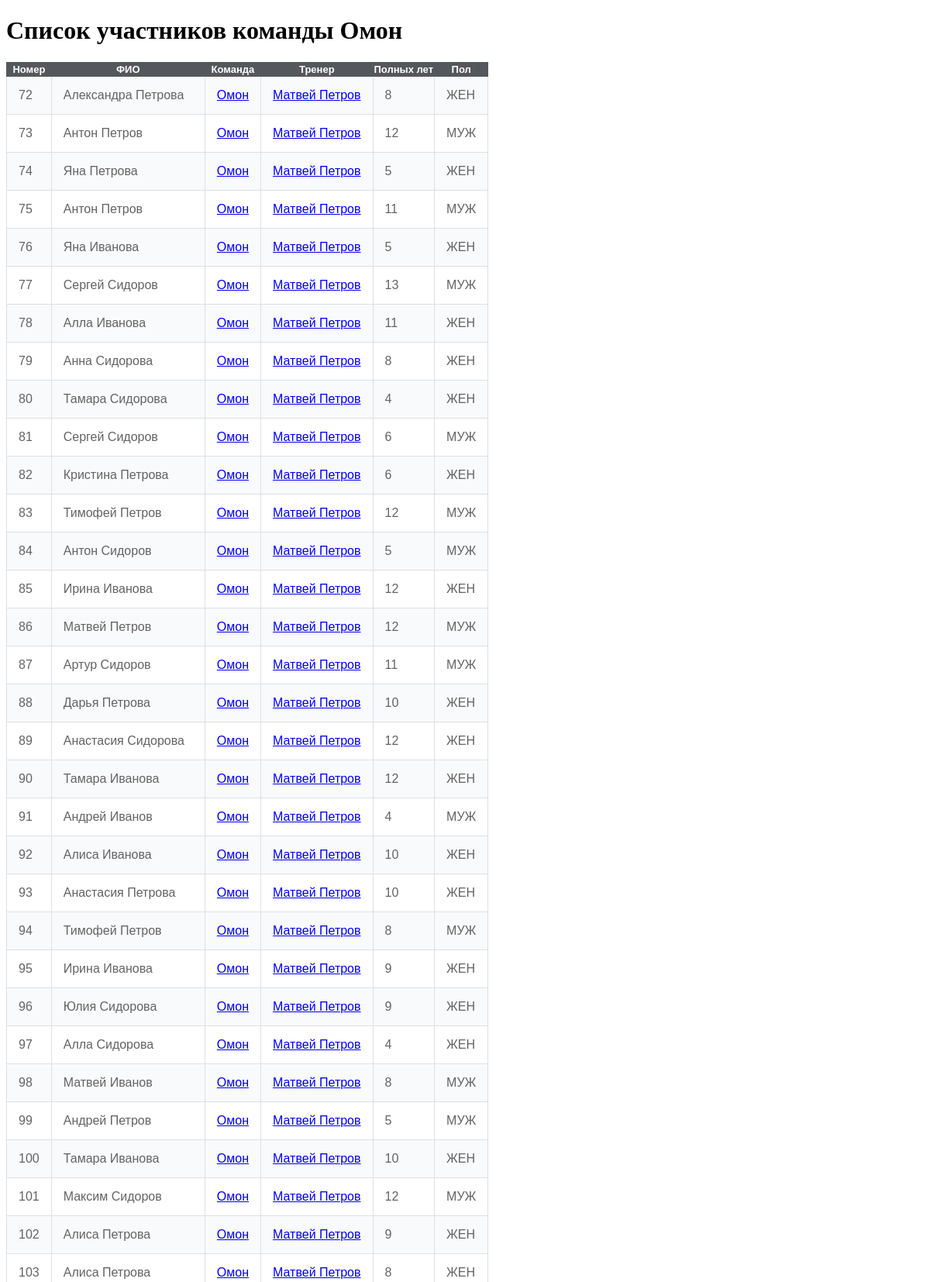
Page /team/2 (upper part) on the committed database.
### main.py (models this page shows)
class User(db.Model):
    id = db.Column(db.Integer, primary_key=True)
    fio = db.Column(db.String(), nullable=False)
    age = db.Column(db.Integer(), nullable=False)
    weight = db.Column(db.Integer(), nullable=False)
    ku = db.Column(db.String(), nullable=False)
    trainer = mapped_column(ForeignKey("trainer.id"))
    gender = db.Column(db.String(), nullable=False)

class Team(db.Model):
    id = db.Column(db.Integer, primary_key=True)
    name = db.Column(db.String(), nullable=False)

class Trainer(db.Model):
    id = db.Column(db.Integer, primary_key=True)
    fio = db.Column(db.String(), nullable=False)
    team = mapped_column(ForeignKey("team.id"))

### main.py (the view)
@app.route('/team/<team_id>')
def user_by_team(team_id):
    session = Session()
    result = session.query(User, Trainer, Team).filter(User.trainer == Trainer.id, Trainer.team == Team.id, Team.id == team_id).all()
    data = []
    for r in result:
        child = r[0].__dict__
        trainer = r[1].__dict__
        team = r[2].__dict__
        data.append({"child": child, "trainer": trainer, "team": team})
    return render_template('childs.html', data=data, suffix=f" команды {team['name']}")

### templates/childs.html (shortened to what this page needs)
<!DOCTYPE html>
<html lang="en">
<head>
</head>
<body>
    <h1>Список участников {{ suffix }}</h1>
<table>
    <tr>
        <th>Номер</th>
        <th>ФИО</th>
        <th>Команда</th>
        <th>Тренер</th>
        <th>Полных лет</th>
        <th>Пол</th>
    </tr>
    {% for elem in data %}
    <tr>
        <td>{{ elem['child']['id'] }}</td>
        <td>{{ elem['child']['fio'] }}</td>
        <td><a href="/team/{{ elem['team']['id'] }}">{{ elem['team']['name'] }}</a></td>
        <td><a href="/trainer/{{ elem['trainer']['id'] }}">{{ elem['trainer']['fio'] }}</a></td>
        <td>{{ elem['child']['age'] }}</td>
        <td>{{ elem['child']['gender'] }}</td>
    </tr>
    {% endfor %}
</table>
</body>
</html>

### templates/childs.html (style rules this page uses)
table { border-collapse: collapse; font-family: Tahoma, Geneva, sans-serif; }
table td { padding: 15px; }
table th { background-color: #54585d; color: #ffffff; font-weight: bold; font-size: 13px; border: 1px solid #54585d; }
table tbody td { color: #636363; border: 1px solid #dddfe1; }
table tbody tr { background-color: #f9fafb; }
table tbody tr:nth-child(odd) { background-color: #ffffff; }

### rows in the picture
User: child.fio "Александра Петрова", child.gender "ЖЕН"
Team: team.name "Омон" "Омон" "Омон" "Омон" "Омон" "Омон" "Омон" "Омон" "Омон" "Омон" "Омон" "Омон" "Омон" "Омон" "Омон" "Омон" "Омон" "Омон" "Омон" "Омон" "Омон" "Омон" "Омон" "Омон" "Омон" "Омон" "Омон" "Омон" "Омон" "Омон" "Омон" "Омон"
Trainer: trainer.fio "Матвей Петров" "Матвей Петров" "Матвей Петров" "Матвей Петров" "Матвей Петров" "Матвей Петров" "Матвей Петров" "Матвей Петров" "Матвей Петров" "Матвей Петров" "Матвей Петров" "Матвей Петров" "Матвей Петров" "Матвей Петров" "Матвей Петров" "Матвей Петров" "Матвей Петров" "Матвей Петров" "Матвей Петров" "Матвей Петров" "Матвей Петров" "Матвей Петров" "Матвей Петров" "Матвей Петров" "Матвей Петров" "Матвей Петров" "Матвей Петров" "Матвей Петров" "Матвей Петров" "Матвей Петров" "Матвей Петров" "Матвей Петров"
User: child.fio "Антон Петров", child.gender "МУЖ"
User: child.fio "Яна Петрова", child.gender "ЖЕН"
User: child.fio "Антон Петров", child.gender "МУЖ"
User: child.fio "Яна Иванова", child.gender "ЖЕН"
User: child.fio "Сергей Сидоров", child.gender "МУЖ"
User: child.fio "Алла Иванова", child.gender "ЖЕН"
User: child.fio "Анна Сидорова", child.gender "ЖЕН"
User: child.fio "Тамара Сидорова", child.gender "ЖЕН"
User: child.fio "Сергей Сидоров", child.gender "МУЖ"
User: child.fio "Кристина Петрова", child.gender "ЖЕН"
User: child.fio "Тимофей Петров", child.gender "МУЖ"
User: child.fio "Антон Сидоров", child.gender "МУЖ"
User: child.fio "Ирина Иванова", child.gender "ЖЕН"
User: child.fio "Матвей Петров", child.gender "МУЖ"
User: child.fio "Артур Сидоров", child.gender "МУЖ"
User: child.fio "Дарья Петрова", child.gender "ЖЕН"
User: child.fio "Анастасия Сидорова", child.gender "ЖЕН"
User: child.fio "Тамара Иванова", child.gender "ЖЕН"
User: child.fio "Андрей Иванов", child.gender "МУЖ"
User: child.fio "Алиса Иванова", child.gender "ЖЕН"
User: child.fio "Анастасия Петрова", child.gender "ЖЕН"
User: child.fio "Тимофей Петров", child.gender "МУЖ"
User: child.fio "Ирина Иванова", child.gender "ЖЕН"
User: child.fio "Юлия Сидорова", child.gender "ЖЕН"
User: child.fio "Алла Сидорова", child.gender "ЖЕН"
User: child.fio "Матвей Иванов", child.gender "МУЖ"
User: child.fio "Андрей Петров", child.gender "МУЖ"
User: child.fio "Тамара Иванова", child.gender "ЖЕН"
User: child.fio "Максим Сидоров", child.gender "МУЖ"
User: child.fio "Алиса Петрова", child.gender "ЖЕН"
User: child.fio "Алиса Петрова", child.gender "ЖЕН"

### other values in the picture
{{ suffix }} "команды Омон"
{{ elem['child']['id'] }} "72" "73" "74" "75" "76" "77" "78" "79" "80" "81" "82" "83" "84" "85" "86" "87" "88" "89" "90" "91" "92" "93" "94" "95" "96" "97" "98" "99" "100" "101" "102" "103"
{{ elem['child']['age'] }} "8" "12" "5" "11" "5" "13" "11" "8" "4" "6" "6" "12" "5" "12" "12" "11" "10" "12" "12" "4" "10" "10" "8" "9" "9" "4" "8" "5" "10" "12" "9" "8"
